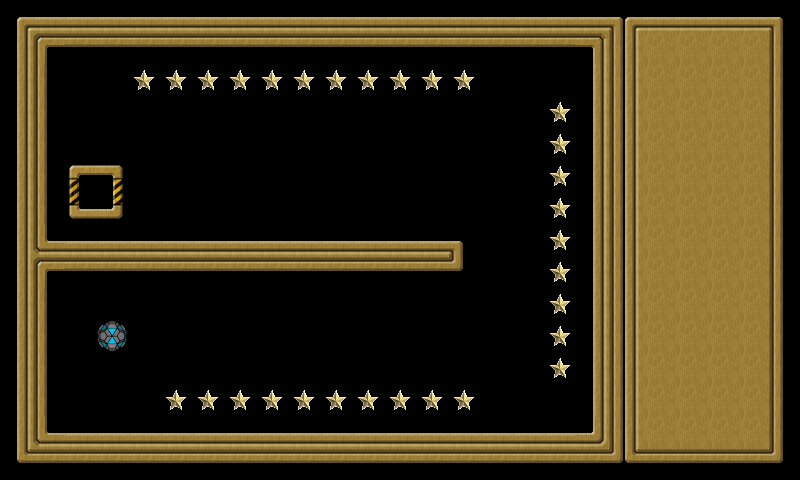

Rendered tile map (Tiled .tmx) drawn with the repository's tilesets; below, a short description and the map source with its tile grids summarised:
An orthogonal 25x15 tile map with 32x32 px tiles, 3 tile layers (background, extra, controlpanel), 3 tilesets and 37 objects (wall001, wall002, wall003, wall004, wall005, ...).

<map version="1.0" orientation="orthogonal" width="25" height="15" tilewidth="32" tileheight="32">
 <tileset firstgid="1" name="tileset" tilewidth="32" tileheight="32">
  <image source="tileset.png" width="160" height="448" />
 </tileset>
 <tileset firstgid="71" name="goodball" tilewidth="32" tileheight="32">
  <image source="goodball.png" width="32" height="32" />
 </tileset>
 <tileset firstgid="72" name="star" tilewidth="32" tileheight="32">
  <image source="star.png" width="32" height="32" />
 </tileset>
 <layer name="background" width="20" height="15">
  <data>[300 cells, 300 non-empty, 18 distinct tile ids]</data>
 </layer>
 <layer name="extra" width="20" height="15">
  <data>[300 cells, 31 non-empty, 2 distinct tile ids]</data>
 </layer>
 <layer name="controlpanel" width="25" height="15">
  <data>[375 cells, 90 non-empty, 9 distinct tile ids]</data>
 </layer>
 <objectgroup name="objects" width="20" height="15">
  <object name="wall001" x="0" y="0" width="592" height="48">
   <properties>
    <property name="objClass" value="wall" />
   </properties>
  </object>
  <object name="wall002" x="592" y="0" width="48" height="432">
   <properties>
    <property name="objClass" value="wall" />
   </properties>
  </object>
  <object name="wall003" x="48" y="432" width="592" height="48">
   <properties>
    <property name="objClass" value="wall" />
   </properties>
  </object>
  <object name="wall004" x="0" y="48" width="48" height="432">
   <properties>
    <property name="objClass" value="wall" />
   </properties>
  </object>
  <object name="wall005" x="48" y="240" width="416" height="32">
   <properties>
    <property name="objClass" value="wall" />
   </properties>
  </object>
  <object name="star001" x="168" y="392" width="16" height="16">
   <properties>
    <property name="objClass" value="star" />
   </properties>
  </object>
  <object name="star002" x="200" y="392" width="16" height="16">
   <properties>
    <property name="objClass" value="star" />
   </properties>
  </object>
  <object name="star003" x="232" y="392" width="16" height="16">
   <properties>
    <property name="objClass" value="star" />
   </properties>
  </object>
  <object name="star004" x="264" y="392" width="16" height="16">
   <properties>
    <property name="objClass" value="star" />
   </properties>
  </object>
  <object name="star005" x="296" y="392" width="16" height="16">
   <properties>
    <property name="objClass" value="star" />
   </properties>
  </object>
  <object name="star006" x="328" y="392" width="16" height="16">
   <properties>
    <property name="objClass" value="star" />
   </properties>
  </object>
  <object name="star007" x="360" y="392" width="16" height="16">
   <properties>
    <property name="objClass" value="star" />
   </properties>
  </object>
  <object name="star008" x="392" y="392" width="16" height="16">
   <properties>
    <property name="objClass" value="star" />
   </properties>
  </object>
  <object name="star009" x="424" y="392" width="16" height="16">
   <properties>
    <property name="objClass" value="star" />
   </properties>
  </object>
  <object name="star010" x="456" y="392" width="16" height="16">
   <properties>
    <property name="objClass" value="star" />
   </properties>
  </object>
  <object name="star011" x="552" y="360" width="16" height="16">
   <properties>
    <property name="objClass" value="star" />
   </properties>
  </object>
  <object name="star012" x="552" y="328" width="16" height="16">
   <properties>
    <property name="objClass" value="star" />
   </properties>
  </object>
  <object name="star013" x="552" y="296" width="16" height="16">
   <properties>
    <property name="objClass" value="star" />
   </properties>
  </object>
  <object name="star014" x="552" y="264" width="16" height="16">
   <properties>
    <property name="objClass" value="star" />
   </properties>
  </object>
  <object name="star015" x="552" y="232" width="16" height="16">
   <properties>
    <property name="objClass" value="star" />
   </properties>
  </object>
  <object name="star016" x="552" y="200" width="16" height="16">
   <properties>
    <property name="objClass" value="star" />
   </properties>
  </object>
  <object name="star017" x="552" y="168" width="16" height="16">
   <properties>
    <property name="objClass" value="star" />
   </properties>
  </object>
  <object name="star018" x="552" y="136" width="16" height="16">
   <properties>
    <property name="objClass" value="star" />
   </properties>
  </object>
  <object name="star019" x="552" y="104" width="16" height="16">
   <properties>
    <property name="objClass" value="star" />
   </properties>
  </object>
  <object name="star020" x="456" y="72" width="16" height="16">
   <properties>
    <property name="objClass" value="star" />
   </properties>
  </object>
  <object name="star021" x="424" y="72" width="16" height="16">
   <properties>
    <property name="objClass" value="star" />
   </properties>
  </object>
  <object name="star022" x="392" y="72" width="16" height="16">
   <properties>
    <property name="objClass" value="star" />
   </properties>
  </object>
  <object name="star023" x="360" y="72" width="16" height="16">
   <properties>
    <property name="objClass" value="star" />
   </properties>
  </object>
  <object name="star024" x="328" y="72" width="16" height="16">
   <properties>
    <property name="objClass" value="star" />
   </properties>
  </object>
  <object name="star025" x="296" y="72" width="16" height="16">
   <properties>
    <property name="objClass" value="star" />
   </properties>
  </object>
  <object name="star026" x="264" y="72" width="16" height="16">
   <properties>
    <property name="objClass" value="star" />
   </properties>
  </object>
  <object name="star027" x="232" y="72" width="16" height="16">
   <properties>
    <property name="objClass" value="star" />
   </properties>
  </object>
  <object name="star028" x="200" y="72" width="16" height="16">
   <properties>
    <property name="objClass" value="star" />
   </properties>
  </object>
  <object name="star029" x="168" y="72" width="16" height="16">
   <properties>
    <property name="objClass" value="star" />
   </properties>
  </object>
  <object name="star030" x="136" y="72" width="16" height="16">
   <properties>
    <property name="objClass" value="star" />
   </properties>
  </object>
  <object name="goal001" x="88" y="184" width="16" height="16">
   <properties>
    <property name="objClass" value="goal" />
   </properties>
   <ellipse />
  </object>
  <object name="goodball001" x="98" y="322" width="29" height="29">
   <properties>
    <property name="objClass" value="goodball" />
   </properties>
   <ellipse />
  </object>
 </objectgroup>
</map>
